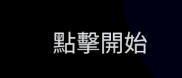
#> input picture opencv/start_0.png, 182 x 78 px
$ python opencv.py
#> lines starting #> are read from the running program, lines starting #| are printed output that depends on the picture; after the words box and inside, x2 and y2 are one past the last pixel; in counts of white or black regions, pixels touching at a corner belong together
import cv2
import numpy as np


kernel = np.ones((3, 3), np.uint8)

img = cv2.imread("./start_0.png")
#> img is the input picture: shape (78, 182, 3); mean B, G, R 18.5, 13.3, 13.2

img = cv2.resize(img, (0,0), fx = 3.2, fy = 3.2)
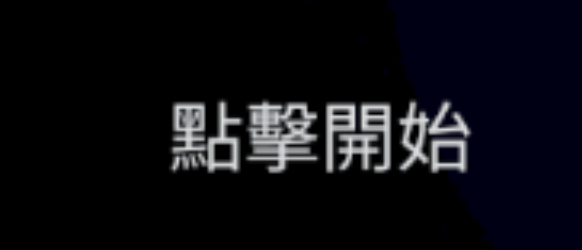
#> img: shape (250, 582, 3); mean B, G, R 18.4, 13.3, 13.1

rows, cols, channels = img.shape
#> rows = 250; cols = 582; channels = 3

img2 = np.copy(img)

gray = cv2.cvtColor(img, cv2.COLOR_BGR2GRAY)

eq = cv2.equalizeHist(gray)
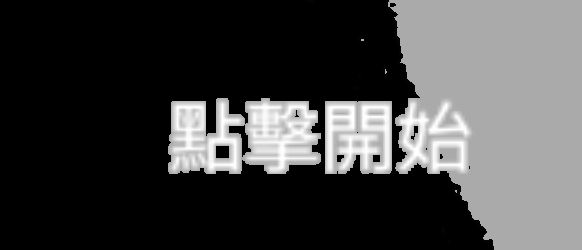
#> eq: shape (250, 582); min 0, max 255, mean 67.6

blur = cv2.GaussianBlur(eq, (3, 3), 0)

ret, img_out = cv2.threshold(gray, 120, 255, cv2.THRESH_BINARY)
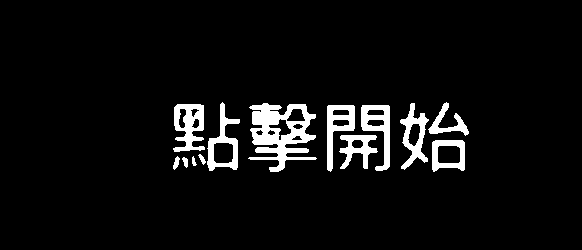
#> img_out: shape (250, 582); 5.8% white; 13 white regions, largest, box (x1, y1, x2, y2) and area: (248, 103, 317, 172) 2405, (173, 104, 205, 152) 952, (361, 105, 390, 171) 852

for i in range(rows):
    for j in range(cols):
        if img_out[i, j] == 255:
            img[i, j] = (255, 255, 255)
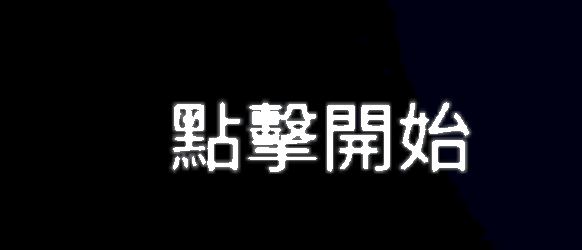
#> img: shape (250, 582, 3); 5.8% of pixels changed, all inside (x1, y1, x2, y2) = (173, 102, 469, 172)
# =============================================================================
# out1 = cv2.morphologyEx(img_out, cv2.MORPH_OPEN, kernel, iterations = 1)
#
# #out2 = cv2.morphologyEx(out1, cv2.MORPH_CLOSE, kernel, iterations = 1)
#
# canny = cv2.Canny(out1, 150, 200)
#
# sp = img.shape
#
# roi = canny[int(sp[0]*0.5):sp[0], 0:sp[1]]
# # =============================================================================
# # lines = cv2.HoughLinesP(img_out,1 , np.pi/180, 10, 50, 4)
# # =============================================================================
#
# minLineLength = int(sp[0] // 8)
# lines = cv2.HoughLinesP(roi,0.5, np.pi/180, 20, minLineLength, maxLineGap=20)
#
# print(sp[0], sp[1])
#
# for i in range(len(lines)):
#     for x1, y1, x2, y2 in lines[i]:
#         if (abs((x2 - x1) / (y2 - y1)) > 3.5):
#             continue
#         cv2.line(img2, (x1, y1+int(sp[0]*0.5)), (x2, y2+int(sp[0]*0.5)), (0, 255, 0), 3)
#
# #cv2.line(img, (0, 0), (200, 200), (0, 255, 0), 3)
#
# =============================================================================
# =============================================================================
cv2.imshow('img',img)
cv2.imshow('img2',img2)
cv2.imshow('gray',gray)
cv2.imshow('eq',eq)
cv2.imshow('blur',blur)
cv2.imshow('imgO',img_out)
cv2.imwrite('start12.png', img_out)
cv2.waitKey(0)

$ run again, with opencv/start0.png copied over opencv/start_0.png
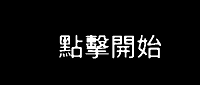
#> input picture opencv/start0.png, 200 x 85 px
#> img is the input picture: shape (85, 200, 3); min 0, max 255, mean 14.7
#> `ret, img_out = cv2.threshold(gray, 120, 255, cv2.THRESH_BINARY)`:
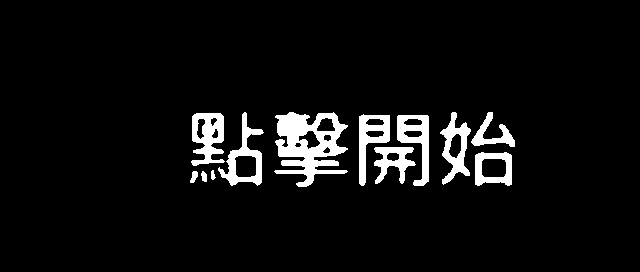
#> img_out: shape (272, 640); 6% white; 12 white regions, largest, box (x1, y1, x2, y2) and area: (274, 112, 348, 187) 2983, (191, 113, 225, 166) 1146, (218, 112, 264, 186) 1067
#> after the loop `for i in range(rows):`:
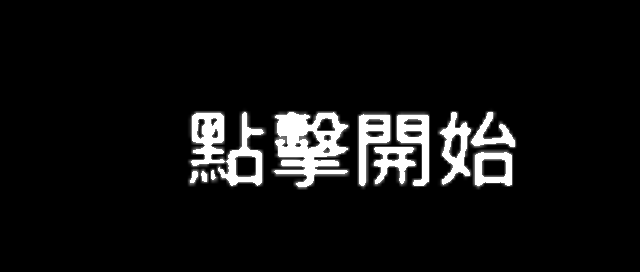
#> img: shape (272, 640, 3); min 0, max 255, mean 17.6
